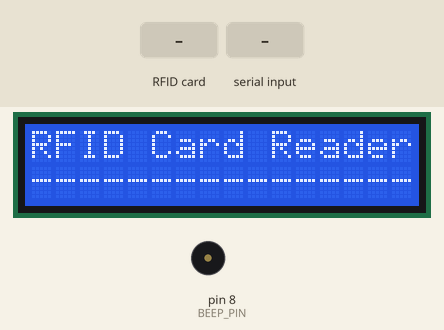
Simulated run of this sketch. Board: Arduino Uno, built with avr-gcc and run on an emulated ATmega328P. Shown: 16×2 character LCD, buzzer (waves = sounding). The inputs (shaded band) are chosen by the test bench. What the sketch prints to the serial monitor is not drawn.

Above: at 3.6 s.
3.7 s: RFID card 5E 7A 19 C4 held to the reader
At 4.8 s:
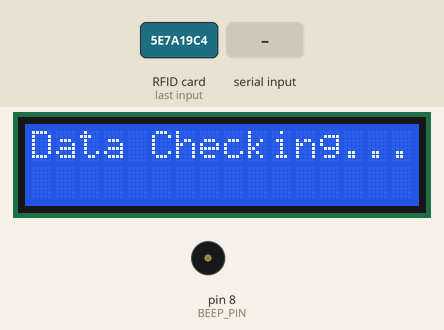
5.5 s: "@F" received over Serial
At 8.2 s:
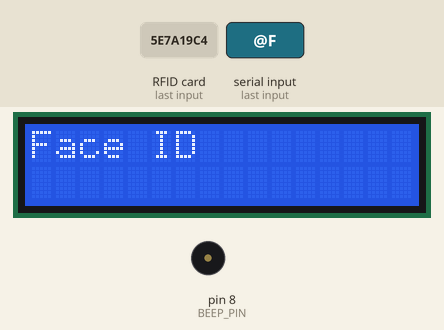
8.5 s: "@T" received over Serial
At 11.0 s:
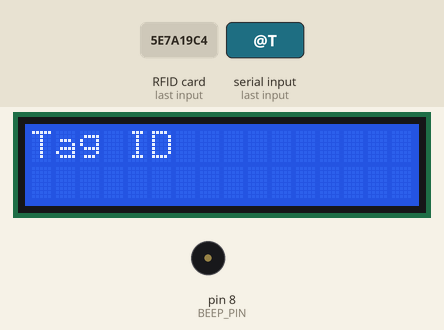
11.5 s: "1" received over Serial
At 12.91 s:
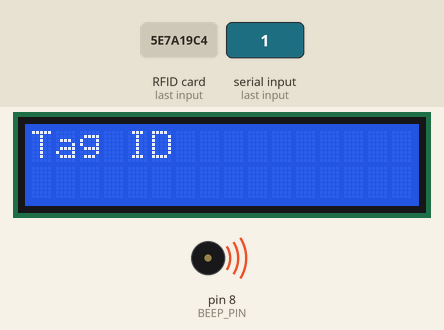
14.5 s: "0" received over Serial
At 17.7 s:
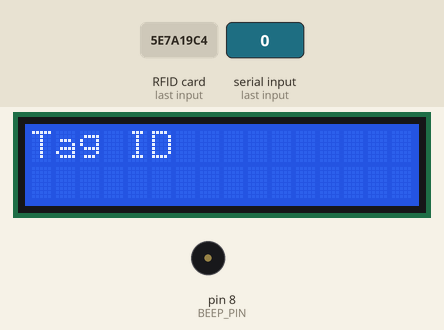
Timing chart, 0 to 19.2 s (numbered marks = the images above; inputs shaded):
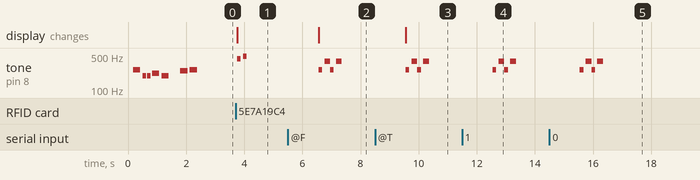

Measured:
- after the input at 3.7 s, tone on pin 8 (BEEP_PIN): silent → 440 Hz after 0.06 s, → silent 0.13 s later, → 494 Hz 0.08 s later, → silent 0.13 s later; the display: changes after 0.06 s (image 1)
- after the input at 5.5 s, tone on pin 8 (BEEP_PIN): plays 262 Hz for 0.13 s, 392 Hz for 0.20 s, 262 Hz for 0.13 s, 392 Hz for 0.20 s, starting after 1.1 s; the display: changes after 1.1 s (image 2)
- after the input at 8.5 s, tone on pin 8 (BEEP_PIN): plays 262 Hz for 0.13 s, 392 Hz for 0.20 s, 262 Hz for 0.13 s, 392 Hz for 0.20 s, starting after 1.1 s; the display: changes after 1.1 s (image 3)
- after the input at 11.5 s, tone on pin 8 (BEEP_PIN): plays 262 Hz for 0.13 s, 392 Hz for 0.20 s, 262 Hz for 0.13 s, 392 Hz for 0.20 s, starting after 1.1 s
- after the input at 14.5 s, tone on pin 8 (BEEP_PIN): plays 262 Hz for 0.13 s, 392 Hz for 0.20 s, 262 Hz for 0.13 s, 392 Hz for 0.20 s, starting after 1.1 s

The sketch:

arduino_both.ino
```cpp
#include <SPI.h>

#include <MFRC522.h>
#include <Wire.h>
#include <LiquidCrystal_I2C.h>

#include "pitches.h"

#define SS_PIN 10
#define RST_PIN 9

#define BEEP_PIN 8

LiquidCrystal_I2C lcd(0x27, 2, 1, 0, 4, 5, 6, 7, 3, POSITIVE);
MFRC522 mfrc522(SS_PIN, RST_PIN); // Instance of the class

// for LCD
String str1_welcome = "RFID Card Reader";
String str2_welcome = "----------------";
String str1, str2;

// for timer control
int timer_interval_clear = 5000;  // 多久時間候清除畫面
unsigned long timer_next_clear;

boolean is_debug = false;


void beep(int type=0)
{
  // notes in the melody:
  int melody[] = {
    NOTE_C4, NOTE_G3, NOTE_G3, NOTE_A3, NOTE_G3, 0, NOTE_B3, NOTE_C4
  };

  // note durations: 4 = quarter note, 8 = eighth note, etc.:
  int noteDurations[] = {
    4, 8, 8, 4, 4, 4, 4, 4
  };

  switch(type)
  {
    case 0:  // 起始音效
      for (int thisNote=0; thisNote<8; thisNote++)
      {
        int noteDuration = 1000 / noteDurations[thisNote];
        tone(8, melody[thisNote], noteDuration);

        int pauseBetweenNotes = noteDuration * 1.30;
        delay(pauseBetweenNotes);
        // stop the tone playing:
        noTone(8);
      }
      break;

    case 1:  // 可通行卡片的音效
      tone(8, NOTE_A4, 1000/8); delay(200); noTone(8);
      tone(8, NOTE_B4, 1000/8); delay(200); noTone(8);
      break;

    case 2:  // 不可通行卡片的音效
      tone(8, NOTE_C4, 1000/8); delay(200); noTone(8);
      tone(8, NOTE_G4, 1000/4); delay(200); noTone(8);
      tone(8, NOTE_C4, 1000/8); delay(200); noTone(8);
      tone(8, NOTE_G4, 1000/4); delay(200); noTone(8);
      break;
  }
}


void lcd_display(String str1, String str2)
{
  String str0 = "                ";  // 16個空白

  // Print a message to the LCD.
  lcd.clear();
  lcd.setCursor(0,0);
  lcd.print(str1+str0);
  lcd.setCursor(0,1);
  lcd.print(str2+str0);
}

void setup()
{
  Serial.begin(115200);
  if(is_debug)
  {
    Serial.println("Arduino RFID reading UID");
  }

  // RFID
  SPI.begin();       // Init SPI bus
  mfrc522.PCD_Init(); // Init MFRC522

  // LCD 顯示
  lcd.begin(16,2);
  //lcd.init();
  lcd.backlight();
  lcd_display(str1_welcome, str2_welcome);

  // Buzzle 聲音
  pinMode(BEEP_PIN, OUTPUT);
  beep(0);

  // 時間控制
  timer_next_clear = millis() + timer_interval_clear;
}


void loop()
{
  String rfid_code = "";
  String rfid_name = "";

  if (mfrc522.PICC_IsNewCardPresent())
  {
    if ( mfrc522.PICC_ReadCardSerial())
    {
      for (byte i=0; i<mfrc522.uid.size; i++)
      {
        rfid_code += mfrc522.uid.uidByte[i] < 0x10 ? "0" : "";
        rfid_code += String(mfrc522.uid.uidByte[i], HEX);
        rfid_code.toUpperCase();
      }

      Serial.println(rfid_code);
      lcd_display("Data Checking...", "");
      beep(1);

      // Serial.println("============================");
      mfrc522.PICC_HaltA();

      timer_next_clear = millis() + timer_interval_clear;
    }
  }

  // serial read
  String strGet;
  if(Serial.available())
  {
    while(Serial.available() > 0)
    {
      strGet = Serial.readString();
      if(strGet.substring(0,2)=="@F")
      {
        str1 = "Face ID";
        str2 = strGet.substring(2);
      }
      else if(strGet.substring(0,2)=="@T")
      {
        str1 = "Tag ID";
        str2 = strGet.substring(2);
      }

      lcd_display(str1, str2);
      beep(2);
    }

    timer_next_clear = millis() + timer_interval_clear;
  }

  if(millis()>timer_next_clear)
  {
    timer_next_clear = millis() + timer_interval_clear;
    lcd_display(str1_welcome, str2_welcome);
  }
}
```

pitches.h
```cpp
/*************************************************
   Public Constants
 *************************************************/

#define NOTE_B0  31
#define NOTE_C1  33
#define NOTE_CS1 35
#define NOTE_D1  37
#define NOTE_DS1 39
#define NOTE_E1  41
#define NOTE_F1  44
#define NOTE_FS1 46
#define NOTE_G1  49
#define NOTE_GS1 52
#define NOTE_A1  55
#define NOTE_AS1 58
#define NOTE_B1  62
#define NOTE_C2  65
#define NOTE_CS2 69
#define NOTE_D2  73
#define NOTE_DS2 78
#define NOTE_E2  82
#define NOTE_F2  87
#define NOTE_FS2 93
#define NOTE_G2  98
#define NOTE_GS2 104
#define NOTE_A2  110
#define NOTE_AS2 117
#define NOTE_B2  123
#define NOTE_C3  131
#define NOTE_CS3 139
#define NOTE_D3  147
#define NOTE_DS3 156
#define NOTE_E3  165
#define NOTE_F3  175
#define NOTE_FS3 185
#define NOTE_G3  196
#define NOTE_GS3 208
#define NOTE_A3  220
#define NOTE_AS3 233
#define NOTE_B3  247
#define NOTE_C4  262
#define NOTE_CS4 277
#define NOTE_D4  294
#define NOTE_DS4 311
#define NOTE_E4  330
#define NOTE_F4  349
#define NOTE_FS4 370
#define NOTE_G4  392
#define NOTE_GS4 415
#define NOTE_A4  440
#define NOTE_AS4 466
#define NOTE_B4  494
#define NOTE_C5  523
#define NOTE_CS5 554
#define NOTE_D5  587
#define NOTE_DS5 622
#define NOTE_E5  659
#define NOTE_F5  698
#define NOTE_FS5 740
#define NOTE_G5  784
#define NOTE_GS5 831
#define NOTE_A5  880
#define NOTE_AS5 932
#define NOTE_B5  988
#define NOTE_C6  1047
#define NOTE_CS6 1109
#define NOTE_D6  1175
#define NOTE_DS6 1245
#define NOTE_E6  1319
#define NOTE_F6  1397
#define NOTE_FS6 1480
#define NOTE_G6  1568
#define NOTE_GS6 1661
#define NOTE_A6  1760
#define NOTE_AS6 1865
#define NOTE_B6  1976
#define NOTE_C7  2093
#define NOTE_CS7 2217
#define NOTE_D7  2349
#define NOTE_DS7 2489
#define NOTE_E7  2637
#define NOTE_F7  2794
#define NOTE_FS7 2960
#define NOTE_G7  3136
#define NOTE_GS7 3322
#define NOTE_A7  3520
#define NOTE_AS7 3729
#define NOTE_B7  3951
#define NOTE_C8  4186
#define NOTE_CS8 4435
#define NOTE_D8  4699
#define NOTE_DS8 4978
```
